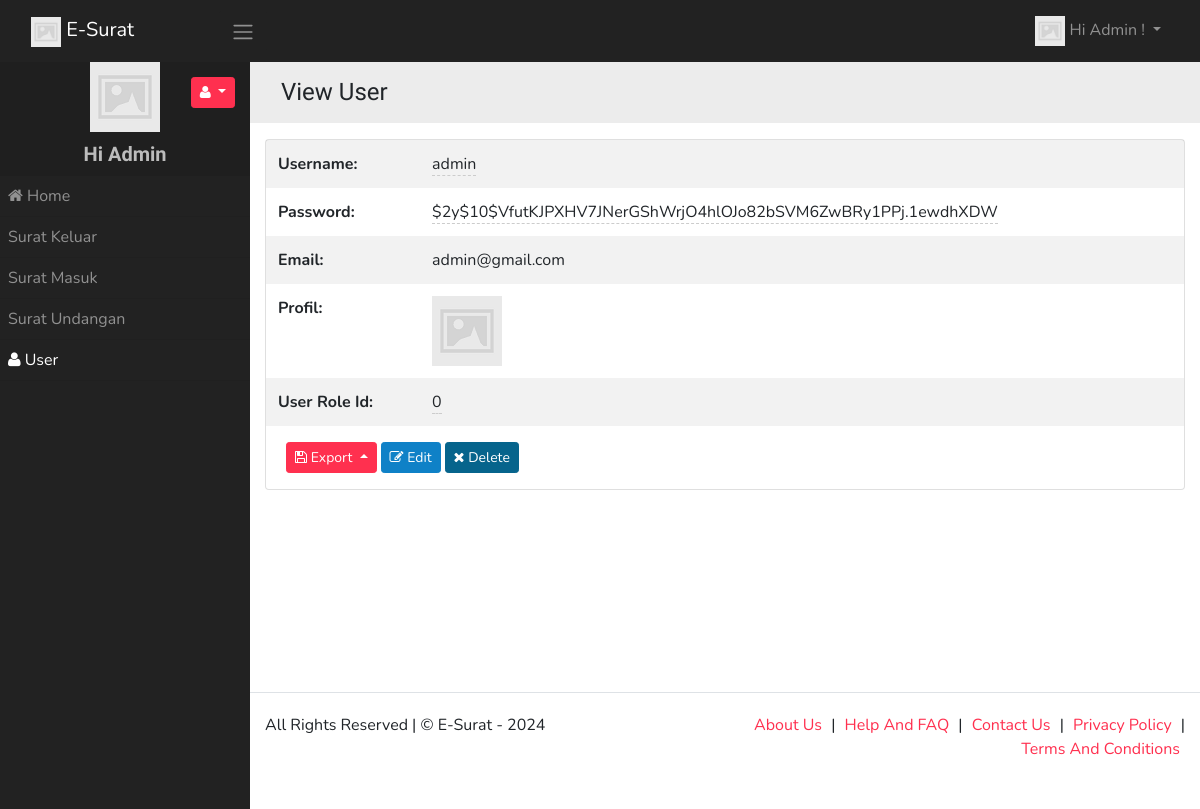
The app's page /user/view/ (signed in) with its own data.
### tables this page shows
CREATE TABLE `user` (
  `id_user` int(11) NOT NULL,
  `username` varchar(100) NOT NULL,
  `password` varchar(255) DEFAULT NULL,
  `email` varchar(50) NOT NULL,
  `profil` varchar(255) NOT NULL,
  `login_session_key` varchar(255) DEFAULT NULL,
  `email_status` varchar(255) DEFAULT NULL,
  `password_expire_date` datetime DEFAULT '2025-01-16 00:00:00',
  `password_reset_key` varchar(255) DEFAULT NULL,
  `user_role_id` int(11) NOT NULL
);

### app/controllers/UserController.php (called while the page is built, shortened)
<?php
class UserController extends SecureController{
	function __construct(){
		$this->tablename = "user";
	}
	function view($rec_id = null, $value = null){
		$db = $this->GetModel();
		$rec_id = $this->rec_id = urldecode($rec_id);
		$tablename = $this->tablename;
		$fields = array("id_user",
			"username",
			"password",
			"email",
			"profil",
			"user_role_id");
		if($value){
			$db->where($rec_id, urldecode($value));
		}
		else{
			$db->where("user.id_user", $rec_id);;
		}
		$record = $db->getOne($tablename, $fields );
		return $this->render_view("user/view.php", $record);
	}
}

### index.php (called while the page is built, shortened)
<?php
	require(HELPERS_DIR . 'Functions.php');
	require(SYSTEM_DIR . 'BaseView.php');
	$page = new Router;
	$page->init();

### app/models/PDODb.php (called while the page is built, shortened)
<?php
class PDODb
{
    private $connectionParams = array(
        'type' => 'mysql',
        'host' => null,
        'username' => null,
        'password' => null,
        'dbname' => null,
        'port' => null,
        'charset' => null
    );
    private $groupBy = array();
    private $orderBy = array();
    private $params = array();
    private $pdo;
    private $prefix = '';
    private $query = '';
    private $queryOptions = array();
    private $returnType = PDO::FETCH_ASSOC;
    private $useGenerator = false;
    public function __construct($type, $host = null, $username = null, $password = null, $dbname = null, $port = null, $charset = null)
    {
        if (is_array($type)) {
            $this->connectionParams = $type;
        }
		elseif (is_object($type)) {
            $this->pdo = $type;
        }
		else {
            foreach ($this->connectionParams as $key => $param) {
                if (isset($$key) && !is_null($$key)) {
                    $this->connectionParams[$key] = $$key;
                }
            }
        }
    }
    public function connect()
    {
		$dbType = strtolower($this->connectionParams['type']);
		if($dbType == 'sqlite'){
			$this->fieldQuote = '"';
			$connectionString = 'sqlite:'.$this->connectionParams['dbname'];
			$this->pdo = new PDO($connectionString);
		}
		else{
			$connectionString = $this->connectionParams['type'].':';
			$connectionParams = ['host', 'dbname', 'port'];
			foreach ($connectionParams as $connectionParam) {
				if (!empty($this->connectionParams[$connectionParam])) {
					$connectionString .= $connectionParam.'='.$this->connectionParams[$connectionParam].';';
				}
			}
			$connectionString = rtrim($connectionString, ';');
			$options = array(
				PDO::ATTR_ERRMODE => PDO::ERRMODE_EXCEPTION,
				PDO::ATTR_PERSISTENT => false
			);
			$this->pdo = new PDO($connectionString, $this->connectionParams['username'], $this->connectionParams['password'], $options);
			$charset = $this->connectionParams['charset'];
			if(!empty($charset)){
				$this->pdo->query("SET NAMES '$charset'");
			}
		}
    }
    private function buildCondition($operator, $conditions)
    {
        if (empty($conditions)) {
            return;
        }
        $this->query .= ' '.$operator;
        foreach ($conditions as $cond) {
            list ($concat, $varName, $operator, $val) = $cond;
            $this->query .= " ".$concat." ".$varName;
            switch (strtolower($operator)) {
                default:
                    if (is_array($val)) {
                        $this->params = array_merge($this->params, $val);
                    } elseif ($val === null) {
                        $this->query .= ' '.$operator." NULL";
                    } elseif ($val != 'DBNULL' || $val == '0') {
                        $this->query .= $this->buildPair($operator, $val);
                    }
            }
        }
    }
    protected function buildGroupBy()
    {
        if (empty($this->groupBy)) {
            return;
        }
        $this->query .= " GROUP BY ";
        $this->query = rtrim($this->query, ', ')." ";
    }
    private function buildLimit($numRows)
    {
		$dbType = $this->connectionParams['type'];
		if($dbType == 'sqlsrv'){
			if (is_array($numRows)) {
				$limit = $numRows[1];
				$offset = intval($numRows[0]);
				$orderby = null;
				if(empty($this->orderBy)){
					$orderby = " ORDER BY(SELECT NULL)";
				}
				$this->query .= "$orderby OFFSET $offset ROWS FETCH NEXT $limit ROWS ONLY";
			}
		}
		else{
			if (is_array($numRows)) {
				$this->query .= ' LIMIT '.(int) $numRows[1].' OFFSET '.(int) $numRows[0];
			}
			else {
				$this->query .= ' LIMIT '.(int) $numRows;
			}
		}
	}
    private function buildOrderBy()
    {
        if (empty($this->orderBy)) {
            return;
        }
        $this->query .= " ORDER BY ";
        $this->query = rtrim($this->query, ', ')." ";
    }
    private function buildPair($operator, $value)
    {
        if (!is_object($value)) {
            $this->params[] = $value;
            return ' '.$operator.' ? ';
        }
        $subQuery = $value->getSubQuery();
        return " ".$operator." (".$subQuery['query'].") ".$subQuery['alias'];
    }
    private function buildQuery($numRows, $tableData = null)
    {
		$this->params = [];
        return $this->prepare();
    }
    private function buildResult($stmt)
    {
		if ($stmt->columnCount () == 0){
			return $stmt->rowCount();
		}
		else{
			if ($this->useGenerator) {
				return $this->buildResultGenerator($stmt);
			}
			else {
				return $stmt->fetchAll($this->returnType);
			}
		}
    }
    private function determineType($item)
    {
        switch (gettype($item)) {
            case 'string':
                return PDO::PARAM_STR;
        }
    }
    private function getTableName($tableName)
    {
        return strpos($tableName, '.') !== false ? $tableName : $this->prefix.$tableName;
    }
    public function get($tableName, $numRows = null, $columns = '*')
    {
        $column = is_array($columns) ? implode(', ', $columns) : $columns;
		$dbType = $this->connectionParams['type'];
		$queryOptions = implode(' ', $this->queryOptions);
		$sqlsrvTop = "";
        $this->query = "SELECT $queryOptions $sqlsrvTop $column FROM " . $this->getTableName($tableName);
		$stmt = $this->buildQuery($numRows);
        $stmt->execute();
        $result = $this->buildResult($stmt);
        return $result;
    }
    public function getOne($tableName, $columns = '*')
    {
        $result = $this->get($tableName, 1, $columns);
        if ($this->useGenerator) {
            return $result->current() ? $result->current() : false;
        } else {
            return $result ? $result[0] : false;
        }
    }
    public function pdo()
    {
        if (!$this->pdo) {
            $this->connect();
        }
        return $this->pdo;
    }
    private function prepare()
    {
		$query = $this->query;
        $stmt = $this->pdo()->prepare($query);
        foreach ($this->params as $key => $value) {
            $stmt->bindValue(is_int($key) ? $key + 1 : ':'.$key, $value, $this->determineType($value));
        }
        return $stmt;
    }
    private function reset()
    {
        $this->groupBy         = [];
        $this->orderBy         = [];
        $this->params          = [];
        $this->query           = '';
        $this->queryOptions    = [];
    }
}

### app/views/partials/user/view.php (the view, shortened to what this page needs)
<?php
$page_element_id = "view-page-" . random_str();
$current_page = $this->set_current_page_link();
$data = $this->view_data;
$show_header = $this->show_header;
?>
<section class="page" id="<?php echo $page_element_id; ?>" data-page-type="view"  data-display-type="table" data-page-url="<?php print_link($current_page); ?>">
    <?php
    if( $show_header == true ){
    ?>
    <div  class="bg-light p-3 mb-3">
        <div class="container">
            <div class="row ">
                <div class="col ">
                    <h4 class="record-title">View  User</h4>
                </div>
            </div>
        </div>
    </div>
    <?php
    }
    ?>
    <div  class="">
        <div class="container">
            <div class="row ">
                <div class="col-md-12 comp-grid">
                    <div  class="card animated fadeIn page-content">
                        <?php
                        if(!empty($data)){
                        $rec_id = (!empty($data['id_user']) ? urlencode($data['id_user']) : null);
                        ?>
                        <div id="page-report-body" class="">
                            <table class="table table-hover table-borderless table-striped">
                                <tbody class="page-data" id="page-data-<?php echo $page_element_id; ?>">
                                    <tr  class="td-username">
                                        <th class="title"> Username: </th>
                                        <td class="value">
                                            <span  data-value="<?php echo $data['username']; ?>"
                                                data-pk="<?php echo $data['id_user'] ?>"
                                                data-url="<?php print_link("user/editfield/" . urlencode($data['id_user'])); ?>"
                                                data-name="username"
                                                data-title="Enter Username"
                                                data-placement="left"
                                                data-toggle="click"
                                                data-type="text"
                                                data-mode="popover"
                                                data-showbuttons="left"
                                                class="is-editable" >
                                                <?php echo $data['username']; ?>
                                            </span>
                                        </td>
                                    </tr>
                                    <tr  class="td-password">
                                        <th class="title"> Password: </th>
                                        <td class="value">
                                            <span  data-value="<?php echo $data['password']; ?>"
                                                data-pk="<?php echo $data['id_user'] ?>"
                                                data-url="<?php print_link("user/editfield/" . urlencode($data['id_user'])); ?>"
                                                data-name="password"
                                                data-title="Enter Password"
                                                data-placement="left"
                                                data-toggle="click"
                                                data-type="password"
                                                data-mode="popover"
                                                data-showbuttons="left"
                                                class="is-editable" >
                                                <?php echo $data['password']; ?>
                                            </span>
                                        </td>
                                    </tr>
                                    <tr  class="td-email">
                                        <th class="title"> Email: </th>
                                        <td class="value"> <?php echo $data['email']; ?></td>
                                    </tr>
                                    <tr  class="td-profil">
                                        <th class="title"> Profil: </th>
                                        <td class="value"><?php Html :: page_img($data['profil'],400,400,1); ?></td>
                                    </tr>
                                    <tr  class="td-user_role_id">
                                        <th class="title"> User Role Id: </th>
                                        <td class="value">
                                            <span  data-source='<?php echo json_encode_quote(Menu :: $user_role_id); ?>'
                                                data-value="<?php echo $data['user_role_id']; ?>"
                                                data-pk="<?php echo $data['id_user'] ?>"
                                                data-url="<?php print_link("user/editfield/" . urlencode($data['id_user'])); ?>"
                                                data-name="user_role_id"
                                                data-title="Select a value ..."
                                                data-placement="left"
                                                data-toggle="click"
                                                data-type="select"
                                                data-mode="popover"
                                                data-showbuttons="left"
                                                class="is-editable" >
                                                <?php echo $data['user_role_id']; ?>
                                            </span>
                                        </td>
                                    </tr>
                                </tbody>
                            </table>
                        </div>
                        <div class="p-3 d-flex">
                            <div class="dropup export-btn-holder mx-1">
                                <button class="btn btn-sm btn-primary dropdown-toggle" type="button" data-toggle="dropdown" aria-haspopup="true" aria-expanded="false">
                                    <i class="fa fa-save"></i> Export
                                </button>
                                                </div>
                                                <a class="btn btn-sm btn-info"  href="<?php print_link("user/edit/$rec_id"); ?>">
                                                    <i class="fa fa-edit"></i> Edit
                                                </a>
                                                <a class="btn btn-sm btn-danger record-delete-btn mx-1"  href="" data-prompt-msg="Are you sure you want to delete this record?" data-display-style="modal">
                                                    <i class="fa fa-times"></i> Delete
                                                </a>
                                            </div>
                                            <?php
                                            }
                                            ?>
                                        </div>
                                    </div>
                                </div>
                            </div>
                        </div>
                    </section>

### assets/css/custom-style.css (style rules this page uses)
body { margin: 0; padding: 0; overflow-x: hidden; }
td, th { position:relative; }
td .is-editable { border-bottom:none; border-bottom: 1px dashed #ccc; }
.dropdown-toggle:after { transition: 0.5s; }
.table tr td { vertical-align: middle !important; }
.table { margin-bottom: 0; }
.table-borderless tbody tr td, .table-borderless tbody tr th, .table-borderless thead tr th { border: none; }
h1, h2, h3, h4, h5 { margin: 0; padding: 0; }
body { padding-top:50px; }

### records on screen
user: username "admin", password "$2y$10$VfutKJPXHV7JNerGShWrjO4hlOJo82bSVM6ZwBRy1PPj.1ewdhXDW", email "admin@gmail.com", user_role "0"

### other values on screen
SITE_NAME "E-Surat"
USER_NAME "Admin"
$menuobj['label'] "Home"
$menuobj['label'] "Surat Keluar"
$menuobj['label'] "Surat Masuk"
$menuobj['label'] "Surat Undangan"
$menuobj['label'] "User"
